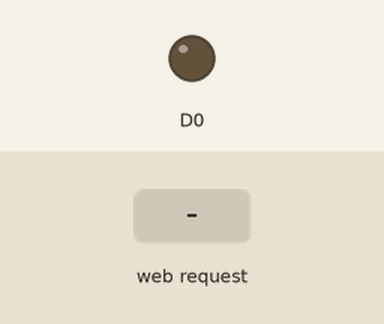
The sketch below on a simulated ESP8266 (NodeMCU). Parts: output pins drawn as LEDs (lit = HIGH). The inputs (shaded band) are chosen by the test bench. What the sketch prints to the serial monitor is not drawn.

Above: at 1.2 s.
1.3 s: HTTP request GET /ledyak received
At 2.5 s:
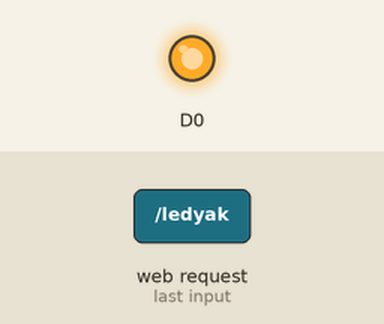
2.8 s: HTTP request GET /ledsondur received
At 3.8 s:
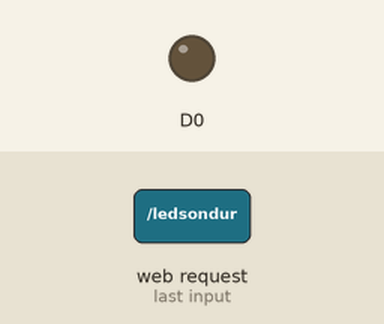
Timing chart, 0 to 5.8 s (numbered marks = the images above; inputs shaded):
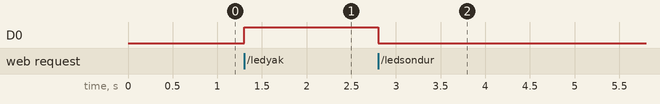

Measured:
- after the input at 1.3 s, D0: LOW → HIGH at once
- after the input at 2.8 s, D0: HIGH → LOW at once

The sketch:

15_web_sunucu_LED.ino
```cpp
// ESP modlununu erisim noktasi olarak ayarla ve uzerinde WEB sunucu calistir
// LED yak ve sondur sayfalarından D0 a bağlı LEDi yakıp söndüren program
// programda html sayfasında link verme eklendi
// siz evde denerken NodeMCU üzerindeki D4 ledini kullanabilirsiniz.
#include <ESP8266WiFi.h>
#include <ESP8266WebServer.h>

const char *agin_adi = "xxxxxxxxxxxx";// olusturulan wifi aginin adi
const char *sifre = "xxxxxxxx";     // olusturulan wifi aginin sifresi,min 8 karakter

ESP8266WebServer sunucu(80);        // sunucu nesnensini olusturup, 80 portunu kullan
//********************** ana sayfa oluşturma **************************
void anasayfa()
{
  String sayfa="<!DOCTYPE html>";
        sayfa+="<html>";
        sayfa+="<body>";
        sayfa+="<h1>NodeMCU sunucusuna hos geldiniz </h1>";
        sayfa+="<a href=\"/ledyak\"> LED yakma linki </a>";
        sayfa+="<a href=\"/ledsondur\"> LED sondurme linki </a>";
        sayfa+="</body>";
        sayfa+="</html>";

  sunucu.send(200, "text/html", sayfa);
}
//************************* led yakma sayfası oluşturma ********************
void led_yakma()
{
    String sayfa="<!DOCTYPE html>";
        sayfa+="<html>";
        sayfa+="<body>";
        sayfa+="<h1>LED yaniyor! </h1>";
        sayfa+="<a href=\"/ledsondur\"> LED sondurme linki </a>";
        sayfa+="<a href=\"/\"> Anasayfa linki </a>";
        sayfa+="</body>";
        sayfa+="</html>";
  sunucu.send(200, "text/html", sayfa);
  digitalWrite(D0,HIGH);
}
//*********************** led sondurme sayfası oluşturma ******************
void led_sondur()
{
  String sayfa="<!DOCTYPE html>";
        sayfa+="<html>";
        sayfa+="<body>";
        sayfa+="<h1>LED sondu! </h1>";
        sayfa+="<a href=\"/ledyak\"> LED yakma linki </a>";
        sayfa+="<a href=\"/\"> Anasayfa linki </a>";
        sayfa+="</body>";
        sayfa+="</html>";
  sunucu.send(200, "text/html", sayfa);
  digitalWrite(D0,LOW);
}
//*************** bilinmeyen sayfası oluşturma ********************
void bilinmeyen() {
  sunucu.send(404, "text/html", "<h1>Sayfa Bulunamadi</h1>");
}
//****************************************************************
void setup()
{
  pinMode(D0,OUTPUT);
  Serial.begin(9600);   // seri portu başlat
  Serial.println("Erisim noktasi baslatiliyor...");

  WiFi.softAP(agin_adi, sifre);    // erisim noktası olarak baslat

  IPAddress myIP = WiFi.softAPIP();   // erisim noktasının IP adresini bul
  Serial.print("Erisim noktasi IPsi: ");
  Serial.println(myIP);

  sunucu.on("/", anasayfa);
  sunucu.on("/ledyak",led_yakma);
  sunucu.on("/ledsondur",led_sondur);
  sunucu.onNotFound(bilinmeyen);
  sunucu.begin();
}
//****************************************************************
void loop() {
  sunucu.handleClient();            // sunucuya baglanan istemcileri karsila
}
```
